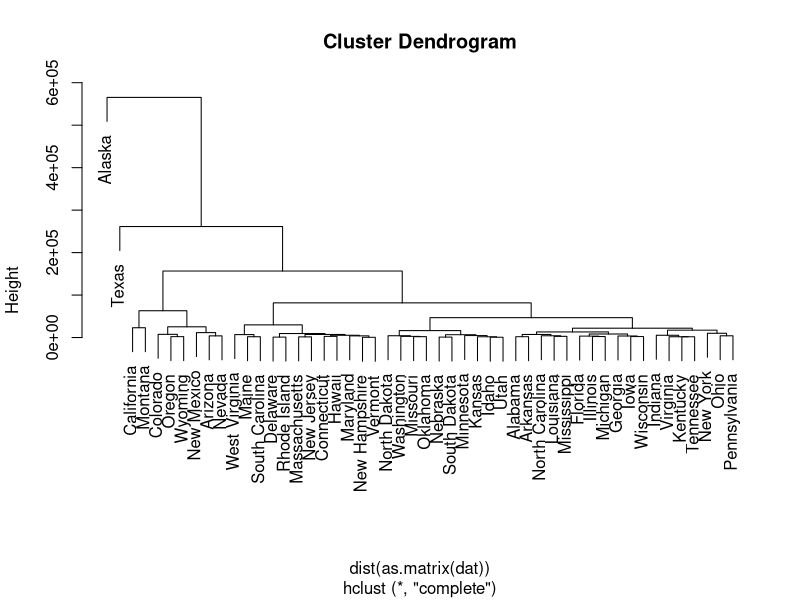
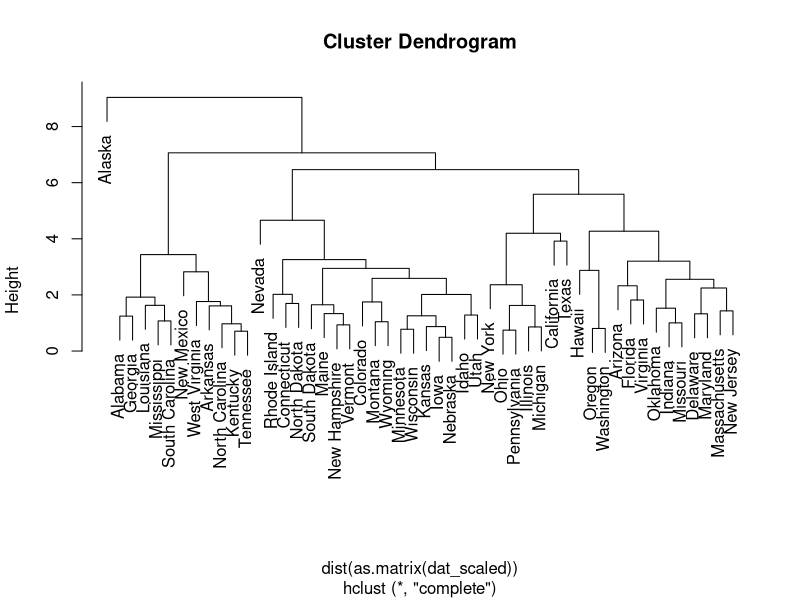
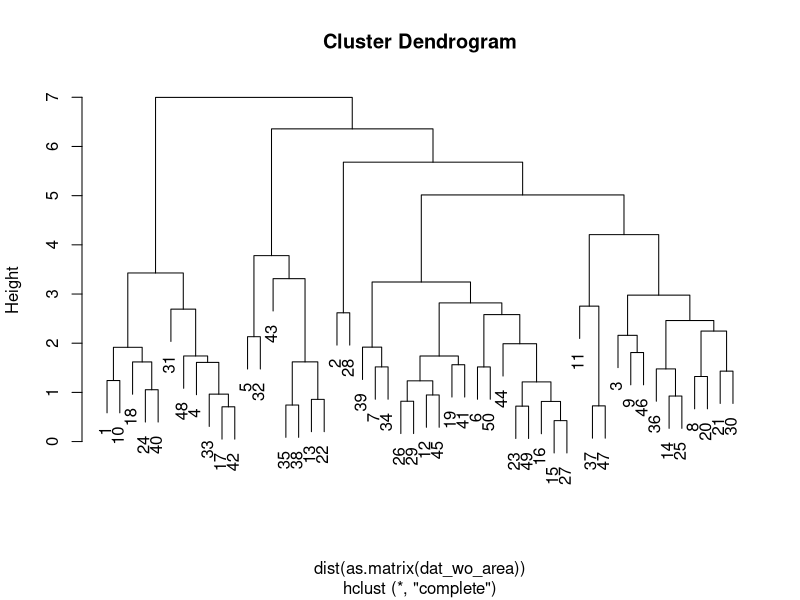
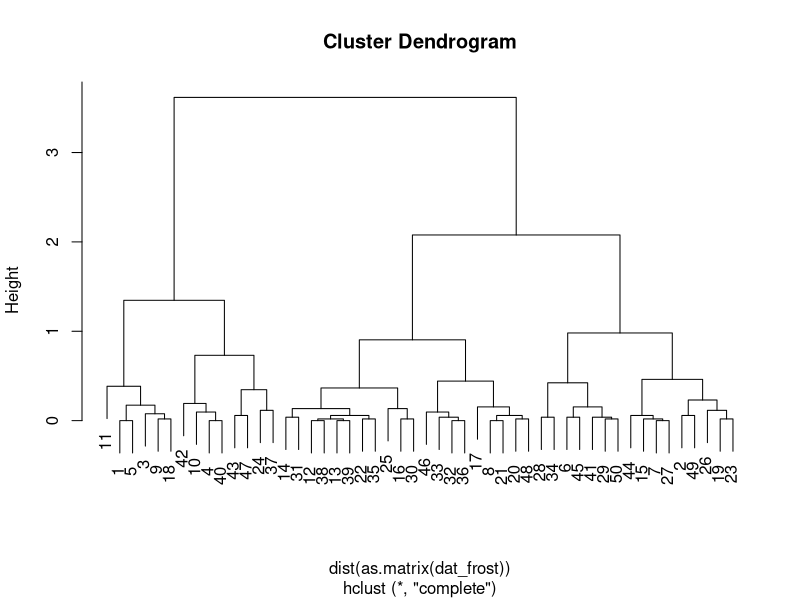
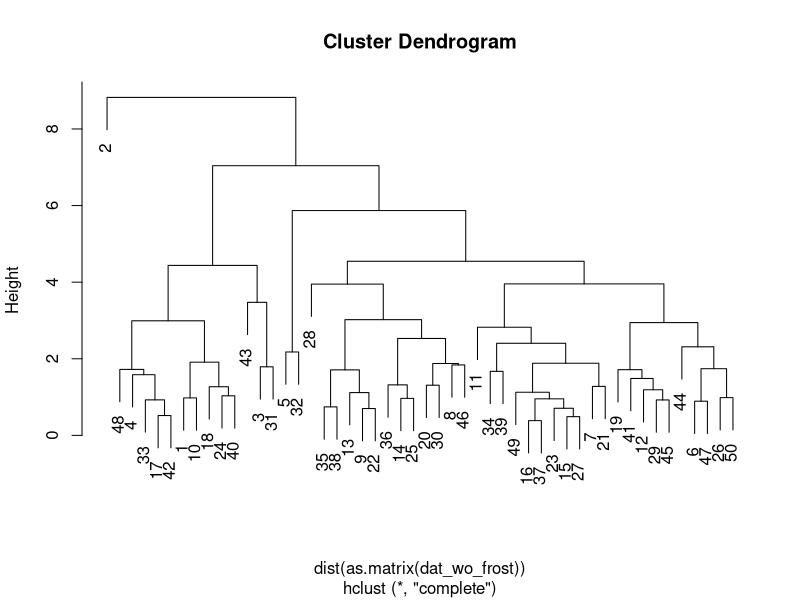
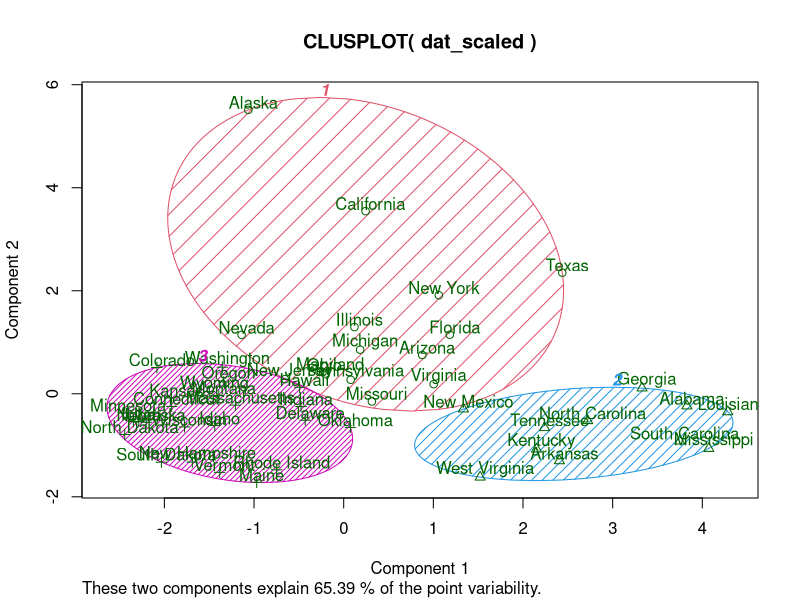
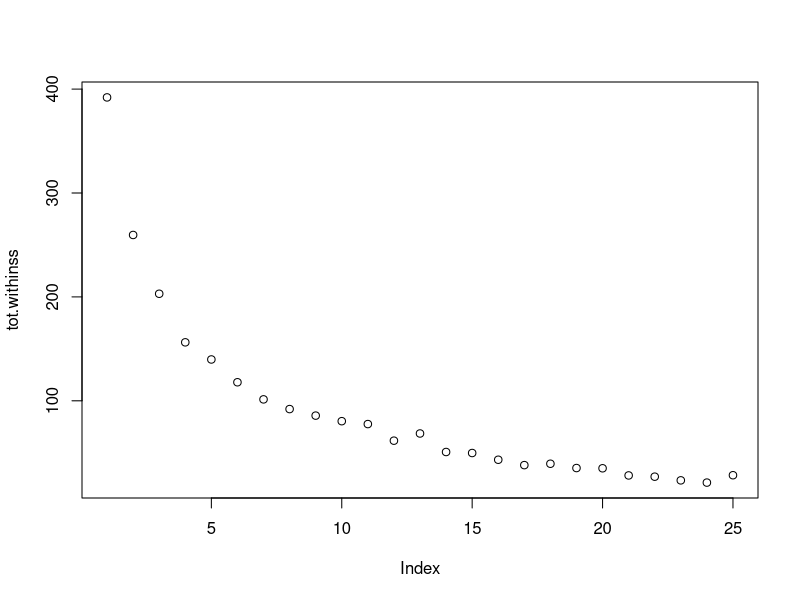
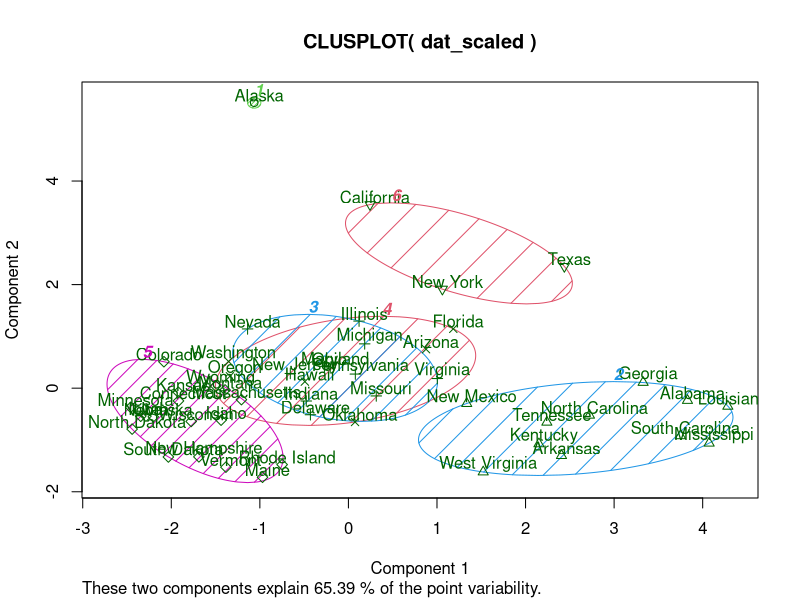

These figures' R source, in order:
library(datasets)
library(tidyverse)

# Not scaled
dat <- state.x77
plot(hclust(dist(as.matrix(dat))))

# Scaled
dat_scaled <- scale(dat)
plot(hclust(dist(as.matrix(dat_scaled))))

# W/o area
dat_wo_area <- as_tibble(dat_scaled) %>% select(-Area)
plot(hclust(dist(as.matrix(dat_wo_area))))

# Frost only
dat_frost <- as_tibble(dat_scaled) %>% select(Frost)
plot(hclust(dist(as.matrix(dat_frost))))

# All but Frost
dat_wo_frost <- as_tibble(dat_scaled) %>% select(-Frost)
plot(hclust(dist(as.matrix(dat_wo_frost))))


# Cluster into k=5 clusters:
clusters <- kmeans(dat_scaled, 3)

# Summary of the clusters
summary(clusters)

# Centers (mean values) of the clusters
clusters$centers

# Cluster assignments
clusters$cluster

# Within-cluster sum of squares and total sum of squares across clusters
clusters$withinss
clusters$tot.withinss

# Plotting a visual representation of k-means clusters
library(cluster)
clusplot(dat_scaled, clusters$cluster, color=TRUE, shade=TRUE, labels=2, lines=0)

tot.withinss <- rep(NULL, 25)

for (k in c(1:25)) {
  clusters <- kmeans(dat_scaled, k)
  tot.withinss[k] <- clusters$tot.withinss
}

plot(tot.withinss)

# Chose 6 as k
clusters <- kmeans(dat_scaled, 6)
summary(clusters)
clusters$centers
clusplot(dat_scaled, clusters$cluster, color=TRUE, shade=TRUE, labels=2, lines=0)


# Iris
data(iris)
iris_dat <- as_tibble(iris) %>% 
  select(-Species)
scl_iris_dat <- scale(iris_dat)

for (k in c(1:25)) {
  clusters <- kmeans(scl_iris_dat, k)
  tot.withinss[k] <- clusters$tot.withinss
}
plot(tot.withinss)

plot(hclust(dist(as.matrix(scl_iris_dat))))
clusters <- kmeans(scl_iris_dat, 3)
clusters$cluster
clusplot(scl_iris_dat, clusters$cluster, color=TRUE, shade=TRUE, labels=0, lines=0)
